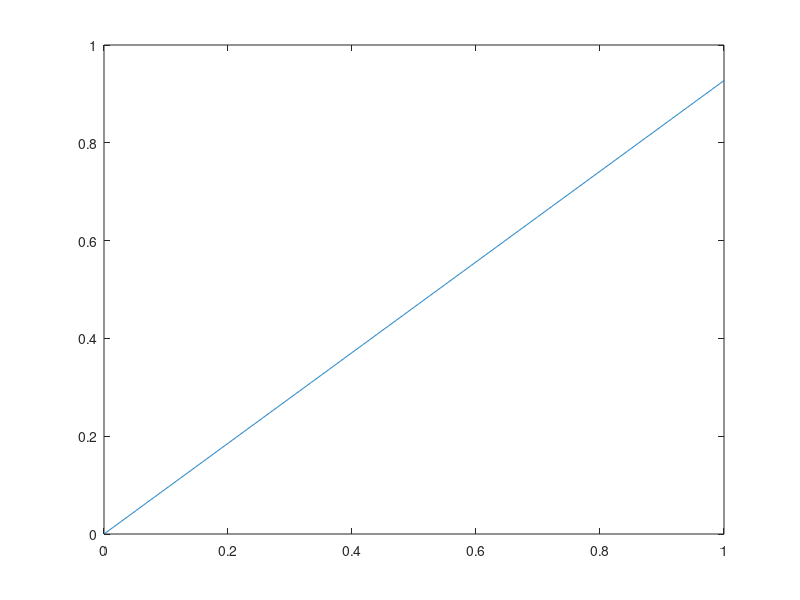
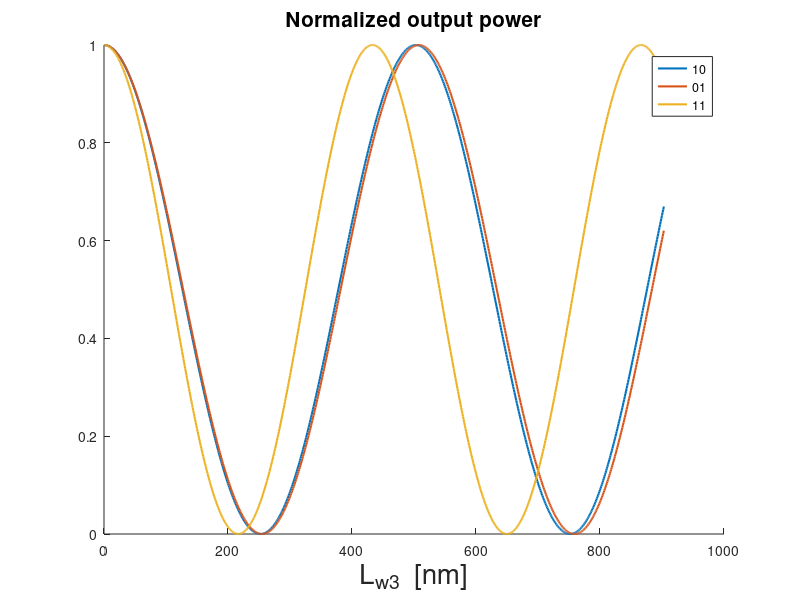

MATLAB code for these plots, in order:
clear all
close all
clc
% This script is used to find the length (Lw) of the regenerator design.
% At the beginning, you need to set your degrated values. The goal is to
% attenuate (using the nonlinearity of DC) the degrated '0' towards zero,
% but keep the level of the '1'. At the end we can use a small amplifier
% to amplify the '1'.




%%%%%%%%%%%%%%%%%%%%%%%%%%%%%%%%%%%%%%%%%%%%%%%%%%%%%%%%%%%%%%%%%%%%%%%%%%%%%%%%%%
% S_10 = 0.032112169168809*3; % output 'S'
% S_01 = 0.032656480491817*3;
% S_11 = 0.010824493934444*3;

% dopo 1548nm
% S_10 = 0.075895597436326; % output 'S'
% S_01 = 0.078135590777412;
% S_11 = 8.970318279303576e-05;

% dopo 1107nm
S_10 = 0.066943203430362*sqrt(2); % output 'S'
S_01 = 0.069520336562717*sqrt(2);
S_11 = (4.754422686032752e-05)*sqrt(2);


% S_10 = 0.003107657797394; % C
% S_01 = 0.002429280181317;
% S_11 = 0.064074398667652;
h=30;                                    %thinckness (nm)
w=100;                                    %width(nm)
SW_frequency=2.282; % frequency of the SW, it is constant for all device [GHz]
gap=10; % the gap between the second coupled waveguides [nm]
%%%%%%%%%%%%%%%%%%%%%%%%%%%%%%%%%%%%%%%%%%%%%%%%%%%%%%%%%%%%%%%%%%%%%%%%%%%%%%%%%%

%%%%%%%%%%%%%%%%%%%%%%%%%%%%%%%%%%%%%%%%%%%%%%%%%%%%%%%%%%%%%%%%%%%%%%%%%%%%%%%%%%%%%%
d=w+gap;

%%%%%%%%%%%%%%%%%%%%%%%%%%%%%%%%%%%%%%%%%%%%%%%%%%%%%%%%%%%%%%%%%%%%%%%%%%%%%
Ms=1.4e5;                                 %Ms(A/m)
A=3.5e-12;                                %exchange constant(J/m)
u=pi*4e-7;                                %permeability of vacuum(H/m)
r=2.21e5;                                 %gyromagnetic ratio(m/(s.A))

j=1;

B=0; %  field [mT]
H=B*796;     %external field(A/m), H=B/u0, u0=4*pi*e-7 H/m

damping=2e-4;                          %damping
dH0=0.2*796;                           %inhomogeneous linewidth
    
Wm=r*Ms*1e-9;                             %unit(GHz)
Wh=r*H*1e-9;                              %unit(GHz)
Le=sqrt(2*A/(u*Ms^2))*1e9;                %exchange length

weff=inf;                                %effective width extract from Mumax3

k=1*pi/weff;
Ky=k;                                    %the effective wave number describing SW mode across the width direction
i1=1;

dkx=1e-3;
kmax=0.04;
kmin=0.001;



limitation=0.63;

for kx=dkx:dkx:kmax                       

    f1=@(ky)(abs(2*sqrt(2./(1+sinc(k*w./pi))).*(ky.*cos(k.*w./2).*sin(ky.*w./2)-k.*(cos(ky.*w./2).*sin(k.*w./2)))./(ky.^2-k.^2))).^2./w.*ky.^2./(kx.^2+ky.^2).*(1-(1-exp(-sqrt(kx.^2+ky.^2).*h))./(sqrt(kx.^2+ky.^2).*h))./(2*pi);
    f2=@(ky)(abs(2*sqrt(2./(1+sinc(k*w./pi))).*(ky.*cos(k.*w./2).*sin(ky.*w./2)-k.*(cos(ky.*w./2).*sin(k.*w./2)))./(ky.^2-k.^2))).^2./w.*((1-exp(-sqrt(kx.^2+ky.^2).*h))./(sqrt(kx.^2+ky.^2).*h))./(2*pi);
    f3=@(ky)exp(i*ky.*d).*(abs(2*sqrt(2./(1+sinc(k*w./pi))).*(ky.*cos(k.*w./2).*sin(ky.*w./2)-k.*(cos(ky.*w./2).*sin(k.*w./2)))./(ky.^2-k.^2))).^2./w.*ky.^2./(kx.^2+ky.^2).*(1-(1-exp(-sqrt(kx.^2+ky.^2).*h))./(sqrt(kx.^2+ky.^2).*h))./(2*pi);
    f4=@(ky)exp(i*ky.*d).*(abs(2*sqrt(2./(1+sinc(k*w./pi))).*(ky.*cos(k.*w./2).*sin(ky.*w./2)-k.*(cos(ky.*w./2).*sin(k.*w./2)))./(ky.^2-k.^2))).^2./w.*((1-exp(-sqrt(kx.^2+ky.^2).*h))./(sqrt(kx.^2+ky.^2).*h))./(2*pi);

    Fkxyy0(i1)=integral(f1,-limitation,limitation);                                                                                                       %integral
    Fkxzz0(i1)=integral(f2,-limitation,limitation);                                                                                                       %integral
    Fkxyyd(i1)=integral(f3,-limitation,limitation);                                                                                                       %integral
    Fkxzzd(i1)=integral(f4,-limitation,limitation); 

    
    wm0(i1)=sqrt((Wh+Wm*(Le.^2.*(kx.^2+Ky.^2)+Fkxyy0(i1))).*(Wh+Wm*(Le.^2.*(kx.^2+Ky.^2)+Fkxzz0(i1))));
    wm1(i1)=sqrt((Wh+Wm*(Le.^2.*(kx.^2+Ky.^2)+Fkxyy0(i1))+Wm*Fkxyyd(i1)).*(Wh+Wm*(Le.^2.*(kx.^2+Ky.^2)+Fkxzz0(i1))+Wm*Fkxzzd(i1)));
    wm2(i1)=sqrt((Wh+Wm*(Le.^2.*(kx.^2+Ky.^2)+Fkxyy0(i1))-Wm*Fkxyyd(i1)).*(Wh+Wm*(Le.^2.*(kx.^2+Ky.^2)+Fkxzz0(i1))-Wm*Fkxzzd(i1)));
    
    
    % nonlinear shift coefficient Tkx calculation
    Akx(i1) = Wh+Wm/2.*(2*(Le.^2).*(kx.^2+Ky.^2)+Fkxyy0(i1)+Fkxzz0(i1));  % [rad/ns]
    Bkx(i1) = Wm/2.*(Fkxyy0(i1)-Fkxzz0(i1));  % [rad/ns]

    f5=@(ky)(abs(2*sqrt(2./(1+sinc(k*w./pi))).*(ky.*cos(k.*w./2).*sin(ky.*w./2)-k.*(cos(ky.*w./2).*sin(k.*w./2)))./(ky.^2-k.^2))).^2./w.*(2*kx).^2./((2*kx).^2+ky.^2).*(1-(1-exp(-sqrt((2*kx).^2+ky.^2).*h))./(sqrt((2*kx).^2+ky.^2).*h))./(2*pi);
    F2kxxx0(i1) = integral(f5,-limitation,limitation); 
    
    Tkx(i1) = (Wh-Akx(i1)+Bkx(i1).^2./(2*wm0(i1).^2).*( Wm.*(4*Le.^2.*(kx.^2+Ky.^2)+F2kxxx0(i1))+3*Wh))./(2*pi);  % [GHz]
    
    i1=i1+1;
end
    

k1=dkx:dkx:kmax;
ff1=wm1./(2*pi);
ff2=wm2./(2*pi);



delta_ph10=0;
delta_ph01=0;
delta_ph11=0;
x_freepath = 8.58e3;
dl=1;
Lw=1:1:903;

for i1=1:1:903
    S_10 = S_10*exp(-dl/x_freepath);
    S_01 = S_01*exp(-dl/x_freepath);
    S_11 = S_11*exp(-dl/x_freepath);

    ff1_s10 = ff1+Tkx.*abs(S_10).^2;
    ff2_s10 = ff2+Tkx.*abs(S_10).^2;
    
    ff1_s01 = ff1+Tkx.*abs(S_01).^2;
    ff2_s01 = ff2+Tkx.*abs(S_01).^2;
    
    ff1_s11 = ff1+Tkx.*abs(S_11).^2;
    ff2_s11 = ff2+Tkx.*abs(S_11).^2;
    
    ks = interp1(abs(ff1_s10),k1,SW_frequency);
    kas = interp1(abs(ff2_s10),k1,SW_frequency);
    delta_k = abs(ks-kas);
    delta_ph10 = delta_ph10 + delta_k*dl;
    
    ks = interp1(abs(ff1_s01),k1,SW_frequency);
    kas = interp1(abs(ff2_s01),k1,SW_frequency);
    delta_k = abs(ks-kas);
    delta_ph01 = delta_ph01 + delta_k*dl;
    
    ks = interp1(abs(ff1_s11),k1,SW_frequency);
    kas = interp1(abs(ff2_s11),k1,SW_frequency);
    delta_k = abs(ks-kas);
    delta_ph11 = delta_ph11 + delta_k*dl;

    
    pow_par10(i1) = cos(delta_ph10/2)^2;
    pow_par01(i1) = cos(delta_ph01/2)^2;
    pow_par11(i1) = cos(delta_ph11/2)^2;
    
end


out10 = S_10*sqrt((pow_par10(end)));
out01 = S_01*sqrt((pow_par01(end)));
out11 = S_11*sqrt((pow_par11(end)));
% normalization([out10,out01,out11])

x = linspace(0,1,1000);
y = x*(S_10/S_01)^2;
figure
plot(x,y)

figure
hold on
plot(Lw,pow_par10,'LineWidth',1.5)
plot(Lw,pow_par01,'LineWidth',1.5)
plot(Lw,pow_par11,'LineWidth',1.5)
hold off
xlabel('L_w_3  [nm]','FontSize',20)
legend('10','01','11')
% clegend('10','01')
title('Normalized output power','FontSize',15)